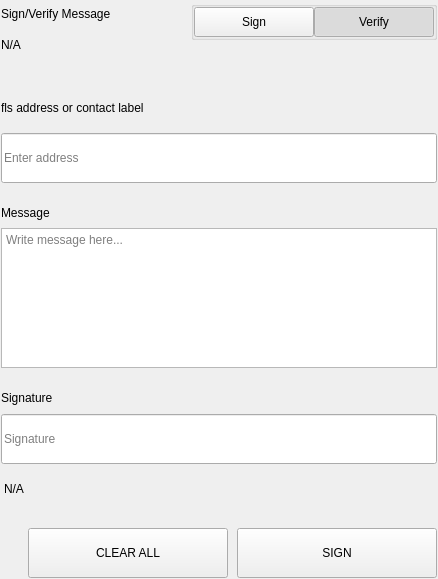
<?xml version="1.0" encoding="UTF-8"?>
<ui version="4.0">
 <class>SettingsSignMessageWidgets</class>
 <widget class="QWidget" name="SettingsSignMessageWidgets">
  <property name="geometry">
   <rect>
    <x>0</x>
    <y>0</y>
    <width>438</width>
    <height>579</height>
   </rect>
  </property>
  <property name="windowTitle">
   <string>Form</string>
  </property>
  <layout class="QVBoxLayout" name="verticalLayout">
   <property name="spacing">
    <number>0</number>
   </property>
   <property name="leftMargin">
    <number>0</number>
   </property>
   <property name="topMargin">
    <number>0</number>
   </property>
   <property name="rightMargin">
    <number>0</number>
   </property>
   <property name="bottomMargin">
    <number>0</number>
   </property>
   <item>
    <widget class="QWidget" name="left" native="true">
     <layout class="QVBoxLayout" name="verticalLayout_3">
      <property name="leftMargin">
       <number>0</number>
      </property>
      <property name="topMargin">
       <number>0</number>
      </property>
      <property name="rightMargin">
       <number>0</number>
      </property>
      <property name="bottomMargin">
       <number>0</number>
      </property>
      <item>
       <widget class="QWidget" name="container_sign" native="true">
        <layout class="QVBoxLayout" name="verticalLayout_2">
         <property name="spacing">
          <number>0</number>
         </property>
         <property name="leftMargin">
          <number>1</number>
         </property>
         <property name="topMargin">
          <number>1</number>
         </property>
         <property name="rightMargin">
          <number>1</number>
         </property>
         <property name="bottomMargin">
          <number>1</number>
         </property>
         <item>
          <layout class="QHBoxLayout" name="horizontalLayout_3" stretch="3,1">
           <property name="spacing">
            <number>40</number>
           </property>
           <item>
            <layout class="QVBoxLayout" name="verticalLayoutTitle">
             <property name="spacing">
              <number>5</number>
             </property>
             <item>
              <widget class="QLabel" name="labelTitle">
               <property name="text">
                <string>Sign/Verify Message</string>
               </property>
              </widget>
             </item>
             <item>
              <widget class="QLabel" name="labelSubtitle1">
               <property name="text">
                <string notr="true">N/A</string>
               </property>
               <property name="wordWrap">
                <bool>true</bool>
               </property>
              </widget>
             </item>
            </layout>
           </item>
           <item alignment="Qt::AlignRight|Qt::AlignTop">
            <widget class="QWidget" name="containerSwitch" native="true">
             <property name="styleSheet">
              <string notr="true">#containerSwitch{
	padding-top:9px;
}</string>
             </property>
             <layout class="QVBoxLayout" name="verticalLayout_6">
              <property name="spacing">
               <number>4</number>
              </property>
              <property name="leftMargin">
               <number>0</number>
              </property>
              <property name="topMargin">
               <number>0</number>
              </property>
              <property name="rightMargin">
               <number>0</number>
              </property>
              <property name="bottomMargin">
               <number>0</number>
              </property>
              <item alignment="Qt::AlignRight">
               <widget class="QGroupBox" name="groupBox">
                <property name="sizePolicy">
                 <sizepolicy hsizetype="Fixed" vsizetype="Preferred">
                  <horstretch>0</horstretch>
                  <verstretch>0</verstretch>
                 </sizepolicy>
                </property>
                <property name="title">
                 <string/>
                </property>
                <property name="alignment">
                 <set>Qt::AlignRight|Qt::AlignTop|Qt::AlignTrailing</set>
                </property>
                <layout class="QHBoxLayout" name="horizontalLayout_4">
                 <property name="spacing">
                  <number>0</number>
                 </property>
                 <property name="leftMargin">
                  <number>0</number>
                 </property>
                 <property name="topMargin">
                  <number>0</number>
                 </property>
                 <property name="rightMargin">
                  <number>0</number>
                 </property>
                 <property name="bottomMargin">
                  <number>0</number>
                 </property>
                 <item>
                  <widget class="QPushButton" name="pushSign">
                   <property name="minimumSize">
                    <size>
                     <width>120</width>
                     <height>30</height>
                    </size>
                   </property>
                   <property name="maximumSize">
                    <size>
                     <width>120</width>
                     <height>30</height>
                    </size>
                   </property>
                   <property name="focusPolicy">
                    <enum>Qt::NoFocus</enum>
                   </property>
                   <property name="text">
                    <string>Sign</string>
                   </property>
                   <property name="checkable">
                    <bool>true</bool>
                   </property>
                   <property name="autoExclusive">
                    <bool>true</bool>
                   </property>
                  </widget>
                 </item>
                 <item>
                  <widget class="QPushButton" name="pushVerify">
                   <property name="minimumSize">
                    <size>
                     <width>120</width>
                     <height>30</height>
                    </size>
                   </property>
                   <property name="maximumSize">
                    <size>
                     <width>120</width>
                     <height>30</height>
                    </size>
                   </property>
                   <property name="focusPolicy">
                    <enum>Qt::NoFocus</enum>
                   </property>
                   <property name="text">
                    <string>Verify</string>
                   </property>
                   <property name="checkable">
                    <bool>true</bool>
                   </property>
                   <property name="checked">
                    <bool>true</bool>
                   </property>
                   <property name="autoExclusive">
                    <bool>true</bool>
                   </property>
                  </widget>
                 </item>
                </layout>
               </widget>
              </item>
              <item alignment="Qt::AlignHCenter|Qt::AlignTop">
               <widget class="QLabel" name="labelSubtitleSwitch">
                <property name="text">
                 <string/>
                </property>
                <property name="alignment">
                 <set>Qt::AlignRight|Qt::AlignTrailing|Qt::AlignVCenter</set>
                </property>
               </widget>
              </item>
             </layout>
            </widget>
           </item>
          </layout>
         </item>
         <item>
          <spacer name="verticalSpacer_2">
           <property name="orientation">
            <enum>Qt::Vertical</enum>
           </property>
           <property name="sizeType">
            <enum>QSizePolicy::Fixed</enum>
           </property>
           <property name="sizeHint" stdset="0">
            <size>
             <width>20</width>
             <height>40</height>
            </size>
           </property>
          </spacer>
         </item>
         <item>
          <widget class="QWidget" name="containerAddress" native="true">
           <property name="sizePolicy">
            <sizepolicy hsizetype="Preferred" vsizetype="Fixed">
             <horstretch>0</horstretch>
             <verstretch>0</verstretch>
            </sizepolicy>
           </property>
           <layout class="QVBoxLayout" name="verticalLayout_5" stretch="0,0">
            <property name="spacing">
             <number>15</number>
            </property>
            <property name="leftMargin">
             <number>0</number>
            </property>
            <property name="topMargin">
             <number>0</number>
            </property>
            <property name="rightMargin">
             <number>0</number>
            </property>
            <property name="bottomMargin">
             <number>0</number>
            </property>
            <item>
             <widget class="QLabel" name="labelSubtitleAddress">
              <property name="minimumSize">
               <size>
                <width>0</width>
                <height>20</height>
               </size>
              </property>
              <property name="maximumSize">
               <size>
                <width>16777215</width>
                <height>20</height>
               </size>
              </property>
              <property name="text">
               <string>fls address or contact label</string>
              </property>
             </widget>
            </item>
            <item>
             <widget class="QLineEdit" name="addressIn_SM">
              <property name="minimumSize">
               <size>
                <width>0</width>
                <height>50</height>
               </size>
              </property>
              <property name="maximumSize">
               <size>
                <width>16777215</width>
                <height>50</height>
               </size>
              </property>
              <property name="placeholderText">
               <string>Enter address</string>
              </property>
             </widget>
            </item>
           </layout>
          </widget>
         </item>
         <item>
          <spacer name="verticalSpacer_3">
           <property name="orientation">
            <enum>Qt::Vertical</enum>
           </property>
           <property name="sizeType">
            <enum>QSizePolicy::Fixed</enum>
           </property>
           <property name="sizeHint" stdset="0">
            <size>
             <width>20</width>
             <height>20</height>
            </size>
           </property>
          </spacer>
         </item>
         <item>
          <layout class="QVBoxLayout" name="verticalLayout_9">
           <property name="spacing">
            <number>5</number>
           </property>
           <item>
            <widget class="QLabel" name="labelSubtitleMessage">
             <property name="minimumSize">
              <size>
               <width>0</width>
               <height>20</height>
              </size>
             </property>
             <property name="maximumSize">
              <size>
               <width>16777215</width>
               <height>20</height>
              </size>
             </property>
             <property name="text">
              <string>Message</string>
             </property>
            </widget>
           </item>
           <item>
            <widget class="QPlainTextEdit" name="messageIn_SM">
             <property name="minimumSize">
              <size>
               <width>0</width>
               <height>140</height>
              </size>
             </property>
             <property name="maximumSize">
              <size>
               <width>16777215</width>
               <height>140</height>
              </size>
             </property>
             <property name="placeholderText">
              <string>Write message here...</string>
             </property>
            </widget>
           </item>
          </layout>
         </item>
         <item>
          <spacer name="verticalSpacer_4">
           <property name="orientation">
            <enum>Qt::Vertical</enum>
           </property>
           <property name="sizeType">
            <enum>QSizePolicy::Fixed</enum>
           </property>
           <property name="sizeHint" stdset="0">
            <size>
             <width>20</width>
             <height>20</height>
            </size>
           </property>
          </spacer>
         </item>
         <item>
          <widget class="QWidget" name="widget" native="true">
           <property name="minimumSize">
            <size>
             <width>0</width>
             <height>75</height>
            </size>
           </property>
           <property name="maximumSize">
            <size>
             <width>16777215</width>
             <height>16777215</height>
            </size>
           </property>
           <layout class="QVBoxLayout" name="verticalLayout_4">
            <property name="leftMargin">
             <number>0</number>
            </property>
            <property name="topMargin">
             <number>0</number>
            </property>
            <property name="rightMargin">
             <number>0</number>
            </property>
            <property name="bottomMargin">
             <number>0</number>
            </property>
            <item>
             <widget class="QLabel" name="labelSubtitleSignature">
              <property name="minimumSize">
               <size>
                <width>0</width>
                <height>20</height>
               </size>
              </property>
              <property name="maximumSize">
               <size>
                <width>16777215</width>
                <height>20</height>
               </size>
              </property>
              <property name="text">
               <string>Signature</string>
              </property>
             </widget>
            </item>
            <item>
             <widget class="QLineEdit" name="signatureOut_SM">
              <property name="minimumSize">
               <size>
                <width>0</width>
                <height>50</height>
               </size>
              </property>
              <property name="placeholderText">
               <string>Signature</string>
              </property>
             </widget>
            </item>
           </layout>
          </widget>
         </item>
         <item>
          <widget class="QLabel" name="statusLabel_SM">
           <property name="styleSheet">
            <string notr="true">padding-top:5px;</string>
           </property>
           <property name="text">
            <string notr="true">N/A</string>
           </property>
          </widget>
         </item>
         <item>
          <spacer name="verticalSpacer">
           <property name="orientation">
            <enum>Qt::Vertical</enum>
           </property>
           <property name="sizeType">
            <enum>QSizePolicy::Fixed</enum>
           </property>
           <property name="sizeHint" stdset="0">
            <size>
             <width>20</width>
             <height>20</height>
            </size>
           </property>
          </spacer>
         </item>
         <item>
          <layout class="QHBoxLayout" name="horizontalLayout_7">
           <property name="spacing">
            <number>9</number>
           </property>
           <item>
            <spacer name="horizontalSpacer_5">
             <property name="orientation">
              <enum>Qt::Horizontal</enum>
             </property>
             <property name="sizeType">
              <enum>QSizePolicy::Expanding</enum>
             </property>
             <property name="sizeHint" stdset="0">
              <size>
               <width>40</width>
               <height>20</height>
              </size>
             </property>
            </spacer>
           </item>
           <item>
            <widget class="QPushButton" name="pushButtonClear">
             <property name="minimumSize">
              <size>
               <width>200</width>
               <height>50</height>
              </size>
             </property>
             <property name="focusPolicy">
              <enum>Qt::NoFocus</enum>
             </property>
             <property name="text">
              <string>CLEAR ALL</string>
             </property>
            </widget>
           </item>
           <item>
            <widget class="QPushButton" name="pushButtonSave">
             <property name="minimumSize">
              <size>
               <width>200</width>
               <height>50</height>
              </size>
             </property>
             <property name="maximumSize">
              <size>
               <width>200</width>
               <height>50</height>
              </size>
             </property>
             <property name="focusPolicy">
              <enum>Qt::NoFocus</enum>
             </property>
             <property name="text">
              <string>SIGN</string>
             </property>
            </widget>
           </item>
          </layout>
         </item>
        </layout>
       </widget>
      </item>
     </layout>
    </widget>
   </item>
  </layout>
 </widget>
 <resources/>
 <connections/>
</ui>
